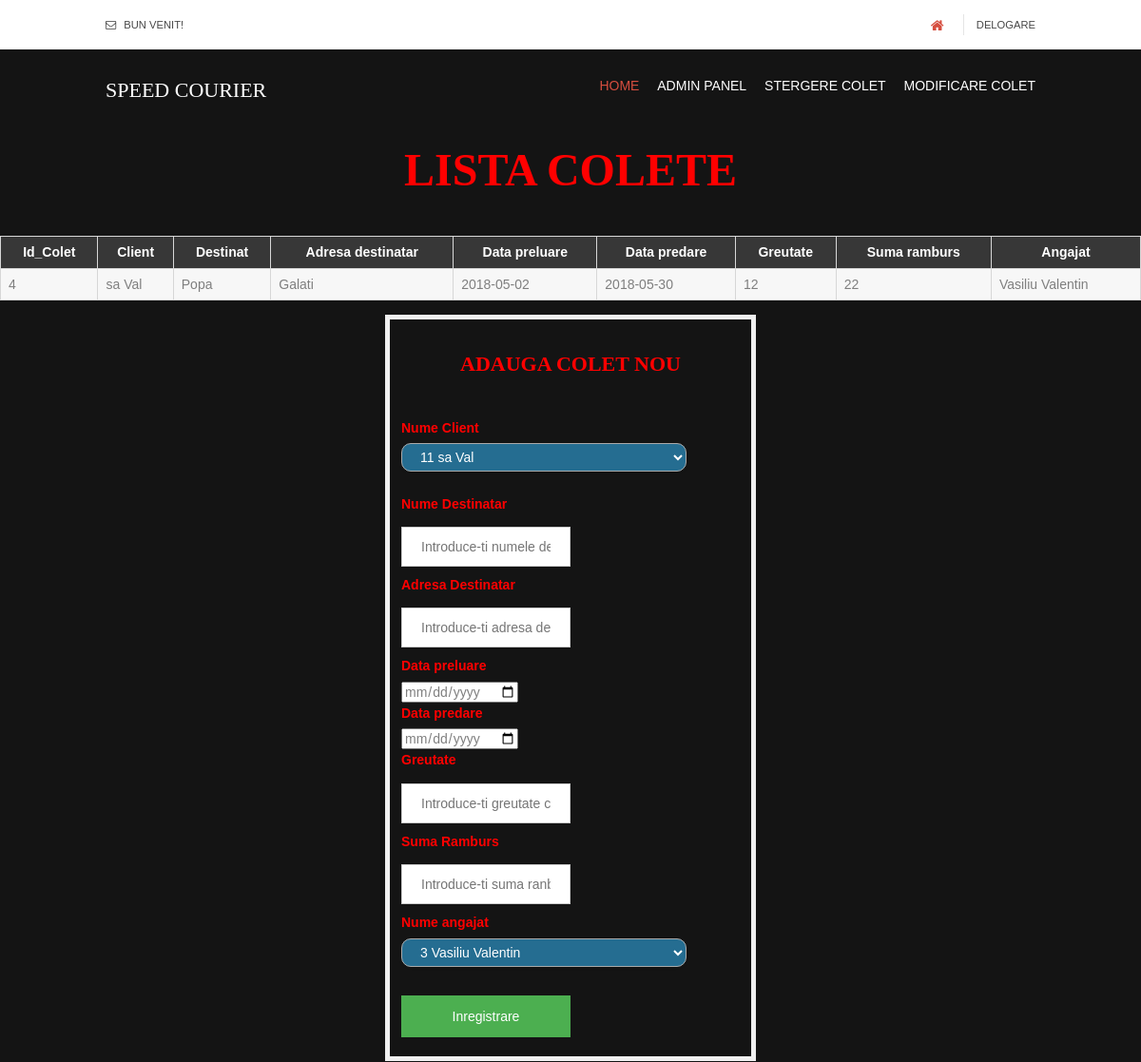
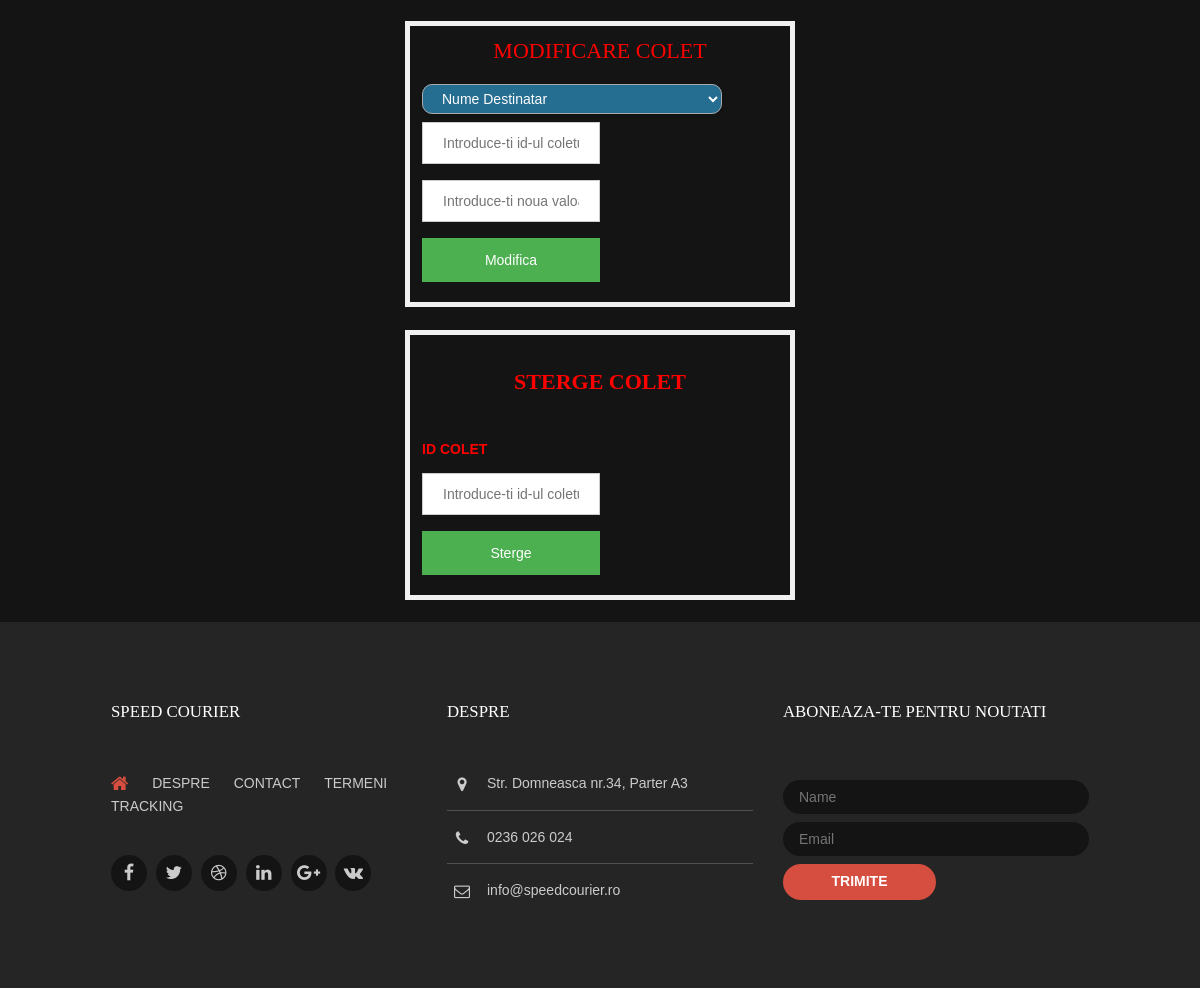
The page /colete.php on the database its author committed (2 pictures, top to bottom).
### tables this page shows
CREATE TABLE `colet` (
  `codc` int(10) NOT NULL,
  `codcli` int(6) DEFAULT NULL,
  `destinatar` varchar(30) DEFAULT NULL,
  `adr_dest` varchar(30) DEFAULT NULL,
  `preluare` date DEFAULT NULL,
  `predare` date DEFAULT NULL,
  `greutate` int(4) DEFAULT NULL,
  `suma` int(10) DEFAULT NULL,
  `coda` int(5) DEFAULT NULL
);

CREATE TABLE `clienti` (
  `codcli` int(5) NOT NULL,
  `nume` varchar(15) DEFAULT NULL,
  `prenume` varchar(15) DEFAULT NULL,
  `cnp` int(14) DEFAULT NULL,
  `adresa` varchar(30) DEFAULT NULL,
  `telefon` int(10) DEFAULT NULL,
  `username` varchar(15) NOT NULL,
  `password` varchar(15) NOT NULL
);

CREATE TABLE `angajati` (
  `coda` int(5) NOT NULL,
  `nume` varchar(15) DEFAULT NULL,
  `prenume` varchar(15) DEFAULT NULL,
  `cnp` bigint(14) DEFAULT NULL,
  `adresa` varchar(30) DEFAULT NULL,
  `salariu` int(10) DEFAULT NULL,
  `codf` int(5) DEFAULT NULL,
  `username` varchar(15) DEFAULT NULL,
  `password` varchar(15) DEFAULT NULL
);

### colete.php (the view, shortened to what this page needs)
<!DOCTYPE html>
<html>
<head>
<link href="layout/styles/layout.css" rel="stylesheet" type="text/css" media="all">
</head>
<body id="top">
<div class="wrapper row0">
  <div id="topbar" class="hoc clear">
    <div class="fl_left">
      <ul>
        <li><i class="fa fa-envelope-o"></i> BUN VENIT!</li>
      </ul>
    </div>
    <div class="fl_right">
      <ul>
        <li><a href="#"><i class="fa fa-lg fa-home"></i></a></li>
        <li><a href="index.html">Delogare</a></li>
      </ul>
    </div>
  </div>
</div>
<div class="wrapper row1">
  <header id="header" class="hoc clear">
    <div id="logo" class="fl_left">
      <h1><a href="index.html">SPEED COURIER</a></h1>
    </div>
    <nav id="mainav" class="fl_right">
      <ul class="clear">
        <li class="active"><a href="index.html">Home</a></li>
		<li><a href="admin.html">ADMIN PANEL</a></li>
        <li><a href="colete.php#stergere">Stergere colet</a></li>
        <li><a href="colete.php#modificare">Modificare colet</a></li>
      </ul>
    </nav>
  </header>
</div>
<br><center><h1><b><font color="red" size="26">Lista Colete</font></h1></b></center><br>
<?php
$servername = "localhost";
$username = "root";
$password = "";
$dbname = "curier";
$conn = new mysqli($servername, $username, $password, $dbname);
			$query = "select * from colet";
			$query2 = "select nume,prenume from clienti,colet where clienti.codcli=colet.codcli";
			$query3 = "select nume,prenume from angajati,colet where colet.coda=angajati.coda";
            $data=$conn->query($query);
			$data2=$conn->query($query2);
			$data3=$conn->query($query3);
            echo '<table width="70%" border="1" font color="black" cellpadding="5" cellspacing="5">
            <tr>
            <th>Id_Colet</th>
            <th>Client</th>
            <th>Destinat</th>
            <th>Adresa destinatar</th>
            <th>Data preluare</th>
            <th>Data predare</th>
            <th>Greutate</th>
			<th>Suma ramburs</th>
			<th>Angajat</th>
            </tr>';
           foreach($data as $row)
            {
				foreach($data2 as $row2){
					foreach($data3 as $row3){
                echo '<tr>
                <td>'.$row["codc"].'</td>
                <td>'.$row2["nume"]." ".$row2["prenume"].'</td>
                <td>'.$row["destinatar"].'</td>
               <td>'.$row["adr_dest"].'</td>
               <td>'.$row["preluare"].'</td>
                <td>'.$row["predare"].'</td>
                <td>'.$row["greutate"].'</td>
				<td>'.$row["suma"].'</td>
                <td>'.$row3["nume"]." ".$row3["prenume"].'</td>
                </tr>';
            }
			}
			}
            echo '</table>';
?>
<form action="coletaction.php" method="post" >
  <div class="container">
  <br><center><h1><b><font color="red" size="">Adauga colet nou</font></h1></b></center><br>
	<?php
	$servername = "localhost";
	$username = "root";
	$password = "";
	$dbname = "curier";
	$conn = new mysqli($servername, $username, $password, $dbname);
	$query="Select * from clienti";
	$data=$conn->query($query);
	$option = '';
	foreach($data as $row)
	{
	$option .= '<option value = "'.$row['codcli'].'">'.$row['codcli']." ".$row['nume']." ".$row['prenume'].'</option>';
	}
?>
	 <label for="nume"><b><font color="red">Nume Client</font></b></label>
	<select id="soflow-color" name="numeclient" onchange="setTextField(this)">
	<?php echo  $option?>
	</select><input id="make_text" type = "hidden" name = "make_text" value = "" /><br>
    <label for="nume"><b><font color="red">Nume Destinatar</font></b></label>
    <input type="text" placeholder="Introduce-ti numele destinatarului" name="destinatar" required>
	<label for="prenume"><b><font color="red">Adresa Destinatar</font></b></label>
    <input type="text" placeholder="Introduce-ti adresa destinatarului" name="adresa_dest" required>
	 <label for="nume"><b><font color="red">Data preluare</font></b></label>
	<input type="date" id="datepicker" name='preluare' size='33' value="" />
	 <label for="nume"><b><font color="red">Data predare</font></b></label>
	<input type="date" id="datepicker" name='predare' size='33' value="" />
	<label for="cnp"><b><font color="red">Greutate</font></b></label>
    <input type="text" placeholder="Introduce-ti greutate coletului" name="greutate" required>
	<label for="adresa"><b><font color="red">Suma Ramburs</font></b></label>
    <input type="text" placeholder="Introduce-ti suma ranburs" name="suma" required>
	<?php
	$servername = "localhost";
	$username = "root";
	$password = "";
	$dbname = "curier";
	$conn = new mysqli($servername, $username, $password, $dbname);
	$query="Select * from angajati";
	$data=$conn->query($query);
	$option = '';
	foreach($data as $row)
	{
	$option .= '<option value = "'.$row['coda'].'">'.$row['coda']." ".$row['nume']." ".$row['prenume'].'</option>';
	}
?>
	 <label for="nume"><b><font color="red">Nume angajat</font></b></label>
	<select id="soflow-color" name="numeangajat">
	<?php echo  $option?>
	</select><br>
    <button type="submit" name="btnColetNou">Inregistrare</button>
  </div>
</form>
<br>
<form action="coletaction.php" method="post" id="modificare">
  <div class="container">
	<center><font color="red"><h1>Modificare colet</h1></font></center>
    <select name="modificarecolet" id="soflow-color">
    <option value="A">Nume Destinatar</option>
	</select>
    <input type="text" placeholder="Introduce-ti id-ul coletului" name="idcolet" required>
    <input type="text" placeholder="Introduce-ti noua valoare" name="newvalue" required>
	 <button type="submit" name="btnModifica">Modifica</button>
</div>
</form>
<br>
<form action="coletaction.php" method="post" id="stergere">
  <div class="container">
		<br><center><h1><b><font color="red" size="">Sterge colet</font></h1></b></center><br>
		<label for="nume"><b><font color="red">ID COLET</font></b></label>
		<input type="text" placeholder="Introduce-ti id-ul coletului" name="idcolet" required>
		<button type="submit" name="btnStergereColet">Sterge</button>
  </div>
</form>
<br>
<div class="wrapper row4">
  <footer id="footer" class="hoc clear">
    <div class="one_third first">
      <h6 class="heading">SPEED COURIER</h6>
      <nav>
        <ul class="nospace">
          <li><a href="#"><i class="fa fa-lg fa-home"></i></a></li>
          <li><a href="#">Despre</a></li>
          <li><a href="#">Contact</a></li>
          <li><a href="#">Termeni</a></li>
          <li><a href="#">Tracking</a></li>
        </ul>
      </nav>
      <ul class="faico clear">
        <li><a class="faicon-facebook" href="#"><i class="fa fa-facebook"></i></a></li>
        <li><a class="faicon-twitter" href="#"><i class="fa fa-twitter"></i></a></li>
        <li><a class="faicon-dribble" href="#"><i class="fa fa-dribbble"></i></a></li>
        <li><a class="faicon-linkedin" href="#"><i class="fa fa-linkedin"></i></a></li>
        <li><a class="faicon-google-plus" href="#"><i class="fa fa-google-plus"></i></a></li>
        <li><a class="faicon-vk" href="#"><i class="fa fa-vk"></i></a></li>
      </ul>
    </div>
    <div class="one_third">
      <h6 class="heading">Despre</h6>
      <ul class="nospace linklist contact">
        <li><i class="fa fa-map-marker"></i>
          <address>
			Str. Domneasca nr.34, Parter A3
          </address>
        </li>
        <li><i class="fa fa-phone"></i> 0236 026 024</li>
        <li><i class="fa fa-envelope-o"></i> info@speedcourier.ro</li>
      </ul>
    </div>
    <div class="one_third">
      <h6 class="heading">Aboneaza-te pentru noutati </h6>
      <form method="post" action="#">
        <fieldset>
          <input class="btmspace-15" type="text" value="" placeholder="Name">
          <input class="btmspace-15" type="text" value="" placeholder="Email">
          <button type="submit" value="submit">Trimite</button>
        </fieldset>
      </form>
    </div>
  </footer>
</div>
</body>
</html>

### layout/styles/framework.css (style rules this page uses)
html { overflow-y:scroll; overflow-x:hidden; }
html, body { margin:0; padding:0; font-size:14px; line-height:1.6em; }
*, *::before, *::after { box-sizing:border-box; }
.nospace { margin:0; padding:0; list-style:none; }
.clear, .group { display:block; }
.clear::before, .clear::after, .group::before, .group::after { display:table; content:""; }
.clear, .clear::after, .group, .group::after { clear:both; }
a { outline:none; text-decoration:none; }
.fl_left, .imgl { float:left; }
.fl_right, .imgr { float:right; }
body, input, textarea, select { font-family:Verdana, Geneva, sans-serif; }
h1, h2, h3, h4, h5, h6, .heading { font-family:Georgia, "Times New Roman", Times, serif; }
form, fieldset, legend { margin:0; padding:0; border:none; }
label, input, textarea, select, button { display:block; resize:none; outline:none; color:inherit; font-size:inherit; font-family:inherit; vertical-align:middle; }
label { margin-bottom:5px; }
:required, :invalid { outline:none; box-shadow:none; }
h1, h2, h3, h4, h5, h6, .heading { margin:0 0 20px 0; font-size:22px; line-height:normal; font-weight:normal; text-transform:uppercase; }
address { font-style:normal; font-weight:normal; }
.wrapper { display:block; position:relative; width:100%; margin:0; padding:0; text-align:left; word-wrap:break-word; }
.hoc { display:block; margin:0 auto; }
address, article, aside, figcaption, figure, footer, header, main, nav, section { display:block; margin:0; padding:0; }
.one_half, .one_third, .two_third, .one_quarter, .two_quarter, .three_quarter { display:inline-block; float:left; margin:0 0 0 3.06748466257669%; list-style:none; }
.first { margin-left:0; clear:left; }
.one_third { width:31.28834355828221%; }
.btmspace-15 { margin-bottom:15px; }

### colete.php (style rules this page uses)
body { font-family: Arial, Helvetica, sans-serif; }
form { border: 0px solid #f1f1f1; }
input[type=text], input[type=password] { width: 50%; padding: 12px 20px; margin: 8px 0; color: #00ff00; display: inline-block; border: 1px solid #ccc; box-sizing: border-box; }
button { background-color: #4CAF50; color: white; padding: 14px 20px; margin: 8px 0; border: none; cursor: pointer; width: 50%; }
.container { padding: 12px; border: 5px solid #f1f1f1; margin-left: 405px; margin-right: 405px; }

### rows shown on the page
colet: codc "4", destinatar "Popa", adr_dest "Galati", preluare "2018-05-02", predare "2018-05-30", greutate "12", suma "22"
clienti: nume "sa", prenume "Val"
angajati: nume "Vasiliu", prenume "Valentin"

### other values the page prints
form field numeclient "11 sa Val"
form field numeangajat "3 Vasiliu Valentin"
